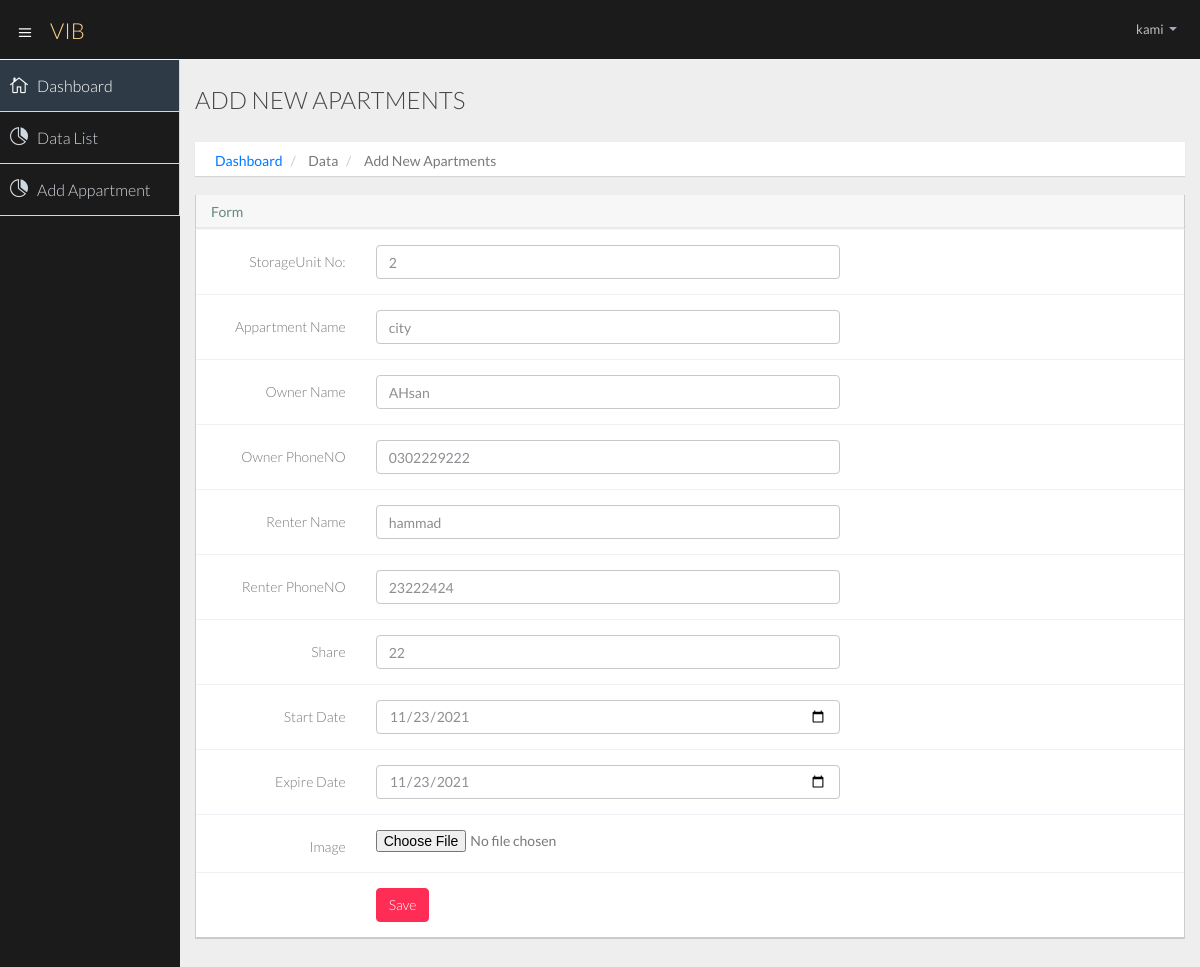
The page /update/1/ (signed in) on the database its author committed.
### mainapp/models.py (models this page shows, shortened)
class addapartment(models.Model):
    id = models.AutoField(primary_key=True)
    user = models.ForeignKey(User, on_delete=models.CASCADE)
    appname = models.CharField(max_length=800)
    owner = models.CharField(max_length=800)
    renter =  models.CharField(max_length=800, default='1')
    OPhone =  models.CharField(max_length=800,default='1')
    RPhone =  models.CharField(max_length=800,default='1')
    share = models.PositiveIntegerField(default='1')
    stno = models.PositiveIntegerField(default='2')
    startdate = models.DateField(default=datetime.now(), blank=True)
    expiredate = models.DateField(default=datetime.now(), blank=True)
    image = models.FileField(upload_to ='image/',null=True)

### mainapp/views.py (the view, shortened to what this page needs)
# urls.py: path('update/<int:id>/', views.update, name='update'),
def update(request,id):
    user = User.objects.get(username=request.user.username)
    app = addapartment.objects.filter(user=user, id=id)
    context = {'app':app}
    return render(request, 'addappartment.html', context)

### templates/addappartment.html (shortened to what this page needs)
{% extends 'basic1.html' %}
{% block body %}
{% load static %}
<section id="main-content">
  <section class="wrapper">
    <div class="row">
      <div class="col-lg-12">
        <h3 class="page-header" Style='color:black; '>Add New Apartments</h3>
        <ol class="breadcrumb">
          <li><a href="/company/dashboard/">Dashboard</a></li>
          <li>Data</li>
          <li>Add New Apartments</li>
        </ol>
      </div>
    </div>
    <section class="panel">
      <header class="panel-heading">
         Form
      </header>
      <div class="panel-body">
        {% if app %}
        {% for a in app %}
        <form class="form-horizontal" role="form" method="post" enctype="multipart/form-data">
             <div class="form-group">
            <label for="inputJobTitle" class="col-lg-2 control-label">StorageUnit No:</label>
            <div class="col-lg-6">
              <input type="number" class="form-control" id="job_title" name="sno" value={{a.stno}}
                required>
            </div>
            </div>
           <div class="form-group">
            <label for="inputJobTitle" class="col-lg-2 control-label">Appartment Name</label>
            <div class="col-lg-6">
              <input type="text" class="form-control" id="job_title" name="appname" value={{a.appname}}
                required>
            </div>
          </div>
            <div class="form-group">
            <label for="inputJobTitle" class="col-lg-2 control-label">Owner Name</label>
            <div class="col-lg-6">
              <input type="text" class="form-control" id="job_title" name="oname" value={{a.owner}}
                required>
            </div>
          </div>
               <div class="form-group">
            <label for="inputJobTitle" class="col-lg-2 control-label">Owner PhoneNO</label>
            <div class="col-lg-6">
              <input type="text" class="form-control" id="job_title" name="ophone" value={{a.OPhone}}
                required>
            </div>
          </div>
            <div class="form-group">
            <label for="inputJobTitle" class="col-lg-2 control-label">Renter Name</label>
            <div class="col-lg-6">
              <input type="text" class="form-control" id="job_title" name="renter" value={{a.renter}}
                required>
            </div>
          </div>
           <div class="form-group">
            <label for="inputJobTitle" class="col-lg-2 control-label">Renter PhoneNO</label>
            <div class="col-lg-6">
              <input type="text" class="form-control" id="job_title" name="rphone" value={{a.RPhone}}
                required>
            </div>
          </div>
          <div class="form-group">
            <label for="inputJobTitle" class="col-lg-2 control-label">Share</label>
            <div class="col-lg-6">
              <input type="number" class="form-control" id="job_title" name="share" value={{a.share}}
                required>
            </div>
          </div>
            <div class="form-group">
            <label for="inputJobTitle" class="col-lg-2 control-label">Start Date</label>
            <div class="col-lg-6">
              <input type="date" class="form-control" id="job_title" name="sdate" value={{a.startdate|date:'Y-m-d'}}
                required>
            </div>
          </div>
            <div class="form-group">
            <label for="inputJobTitle" class="col-lg-2 control-label">Expire Date</label>
            <div class="col-lg-6">
              <input type="date" class="form-control" id="job_title" name="edate" value={{a.expiredate|date:'Y-m-d'}}
                required>
            </div>
          </div>
           <div class="form-group">
            <label for="inputJobTitle" class="col-lg-2 control-label">Image</label>
            <div class="col-lg-6">
               <input type="file" name="file" required >
            </div>
          </div>
          <div class="form-group">
            <div class="col-lg-offset-2 col-lg-10">
              <button type="submit" class="btn btn-danger">Save</button>
            </div>
          </div>
        </form>
        {% endfor %}
        {% endif %}
      </div>
    </section>
  </section>
</section>
{% endblock body %}

### templates/basic1.html (shortened to what this page needs)
<!DOCTYPE html>
<html lang="en">
<head>
  {% load static %}
  <link href="{% static 'cassets/css/bootstrap-theme.css' %}" rel="stylesheet">
  <link href="{% static 'cassets/css/elegant-icons-style.css' %}" rel="stylesheet" />
  <link href="{% static 'cassets/css/style.css' %}" rel="stylesheet">
  <link href="{% static 'cassets/css/style-responsive.css' %}" rel="stylesheet" />
</head>
<body>
  <section id="container" class="">
    <header class="header dark-bg">
      <div class="toggle-nav">
        <div class="icon-reorder tooltips" data-original-title="" data-placement="bottom"><i class="icon_menu"></i>
        </div>
      </div>
      <a href="/dashboard" class="logo">VIB </a>
      <div class="top-nav notification-row">
        <ul class="nav pull-right top-menu">
          <li class="dropdown">
            <a data-toggle="dropdown" class="dropdown-toggle" href="#">
              <span class="username">{{request.user}}</span>
              <b class="caret"></b>
            </a>
          </li>
        </ul>
      </div>
    </header>
    <aside>
      <div id="sidebar" class="nav-collapse ">
        <ul class="sidebar-menu">
          <li class="active">
            <a class="" href="/dashboard">
              <i class="icon_house_alt"></i>
              <span>Dashboard</span>
            </a>
          </li>
          <li>
            <a class="" href="/appartmentlist">
              <i class="icon_piechart"></i>
              <span>Data List</span>
            </a>
          </li>
          <li>
            <a class="" href="/addappartment">
              <i class="icon_piechart"></i>
              <span>Add Appartment</span>
            </a>
          </li>
        </ul>
      </div>
    </aside>
    {% block body %}
    {% endblock body %}
  </section>
</body>
</html>

### rows shown on the page
addapartment: sno "2", appname "city", oname "AHsan", ophone "0302229222", renter "hammad", rphone "23222424", share "22", sdate "11/23/2021", edate "11/23/2021"

### other values the page prints
{{ request.user }} "kami"
